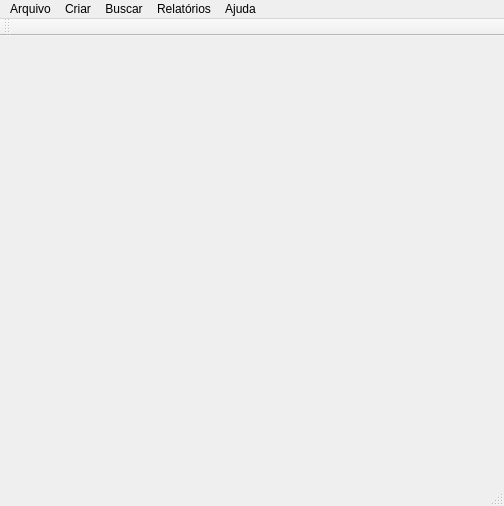
<?xml version="1.0" encoding="UTF-8"?>
<ui version="4.0">
 <class>JanelaPrincipal</class>
 <widget class="QMainWindow" name="JanelaPrincipal">
  <property name="geometry">
   <rect>
    <x>0</x>
    <y>0</y>
    <width>504</width>
    <height>506</height>
   </rect>
  </property>
  <property name="sizePolicy">
   <sizepolicy hsizetype="Minimum" vsizetype="Minimum">
    <horstretch>0</horstretch>
    <verstretch>0</verstretch>
   </sizepolicy>
  </property>
  <property name="minimumSize">
   <size>
    <width>504</width>
    <height>506</height>
   </size>
  </property>
  <property name="windowTitle">
   <string>Kaizen Birth Edition</string>
  </property>
  <widget class="QWidget" name="centralWidget"/>
  <widget class="QMenuBar" name="menuBar">
   <property name="geometry">
    <rect>
     <x>0</x>
     <y>0</y>
     <width>504</width>
     <height>21</height>
    </rect>
   </property>
   <widget class="QMenu" name="menuArquivo">
    <property name="title">
     <string>Arquivo</string>
    </property>
    <addaction name="separator"/>
    <addaction name="actionSair"/>
   </widget>
   <widget class="QMenu" name="menuGerenciar">
    <property name="title">
     <string>Buscar</string>
    </property>
    <addaction name="actionPessoas"/>
    <addaction name="actionDispositivos"/>
    <addaction name="actionChamados"/>
   </widget>
   <widget class="QMenu" name="menuAjuda">
    <property name="title">
     <string>Ajuda</string>
    </property>
   </widget>
   <widget class="QMenu" name="menuRelat_rios">
    <property name="title">
     <string>Relatórios</string>
    </property>
   </widget>
   <widget class="QMenu" name="menuCriar">
    <property name="title">
     <string>Criar</string>
    </property>
    <addaction name="actionPessoas_2"/>
    <addaction name="actionDispositivos_3"/>
    <addaction name="actionChamados_3"/>
   </widget>
   <addaction name="menuArquivo"/>
   <addaction name="menuCriar"/>
   <addaction name="menuGerenciar"/>
   <addaction name="menuRelat_rios"/>
   <addaction name="menuAjuda"/>
  </widget>
  <widget class="QToolBar" name="mainToolBar">
   <attribute name="toolBarArea">
    <enum>TopToolBarArea</enum>
   </attribute>
   <attribute name="toolBarBreak">
    <bool>false</bool>
   </attribute>
  </widget>
  <widget class="QStatusBar" name="statusBar"/>
  <action name="actionPessoas">
   <property name="text">
    <string>Pessoas</string>
   </property>
  </action>
  <action name="actionDispositivos">
   <property name="text">
    <string>Dispositivos</string>
   </property>
  </action>
  <action name="actionChamados">
   <property name="text">
    <string>Chamados</string>
   </property>
  </action>
  <action name="actionSair">
   <property name="text">
    <string>Sair</string>
   </property>
   <property name="shortcut">
    <string>S</string>
   </property>
  </action>
  <action name="actionPessoas_2">
   <property name="text">
    <string>Pessoas</string>
   </property>
  </action>
  <action name="actionDispositivos_3">
   <property name="text">
    <string>Dispositivos</string>
   </property>
  </action>
  <action name="actionChamados_3">
   <property name="text">
    <string>Chamados</string>
   </property>
  </action>
 </widget>
 <layoutdefault spacing="6" margin="11"/>
 <resources/>
 <connections>
  <connection>
   <sender>actionSair</sender>
   <signal>triggered()</signal>
   <receiver>JanelaPrincipal</receiver>
   <slot>close()</slot>
   <hints>
    <hint type="sourcelabel">
     <x>-1</x>
     <y>-1</y>
    </hint>
    <hint type="destinationlabel">
     <x>185</x>
     <y>192</y>
    </hint>
   </hints>
  </connection>
 </connections>
</ui>
